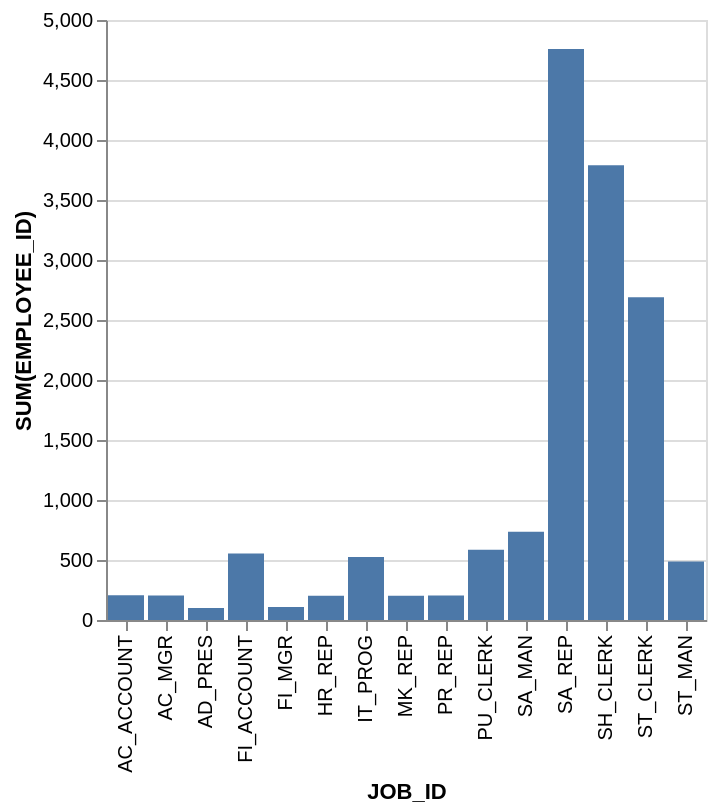

Write a Vega-Lite specification for this figure.
### Vega-Lite specification from a JSON file in a GitHub repository (floating-point values rounded to 4 significant figures)
{"data": {"values": [{"x_data": "AC_ACCOUNT", "y_data": 206}, {"x_data": "AC_MGR", "y_data": 205}, {"x_data": "AD_PRES", "y_data": 100}, {"x_data": "FI_ACCOUNT", "y_data": 555}, {"x_data": "FI_MGR", "y_data": 108}, {"x_data": "HR_REP", "y_data": 203}, {"x_data": "IT_PROG", "y_data": 525}, {"x_data": "MK_REP", "y_data": 202}, {"x_data": "PR_REP", "y_data": 204}, {"x_data": "PU_CLERK", "y_data": 585}, {"x_data": "SA_MAN", "y_data": 735}, {"x_data": "SA_REP", "y_data": 4759}, {"x_data": "SH_CLERK", "y_data": 3790}, {"x_data": "ST_CLERK", "y_data": 2690}, {"x_data": "ST_MAN", "y_data": 488}]}, "mark": "bar", "encoding": {"x": {"field": "x_data", "type": "nominal", "title": "JOB_ID", "sort": "ascending"}, "y": {"field": "y_data", "type": "quantitative", "title": "SUM(EMPLOYEE_ID)"}}}
